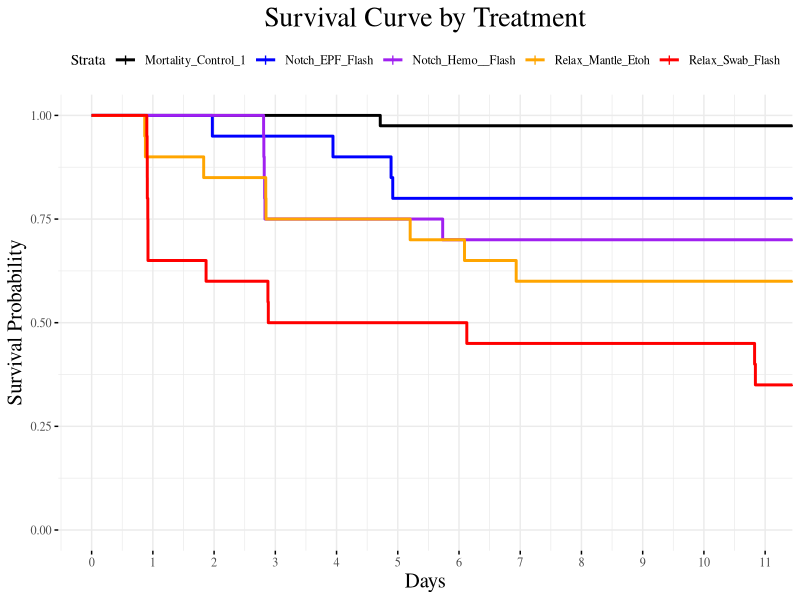
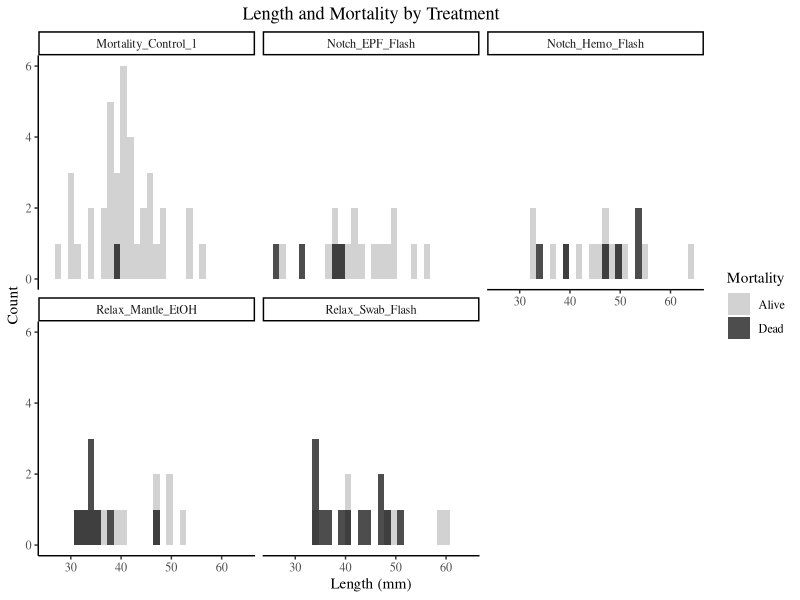
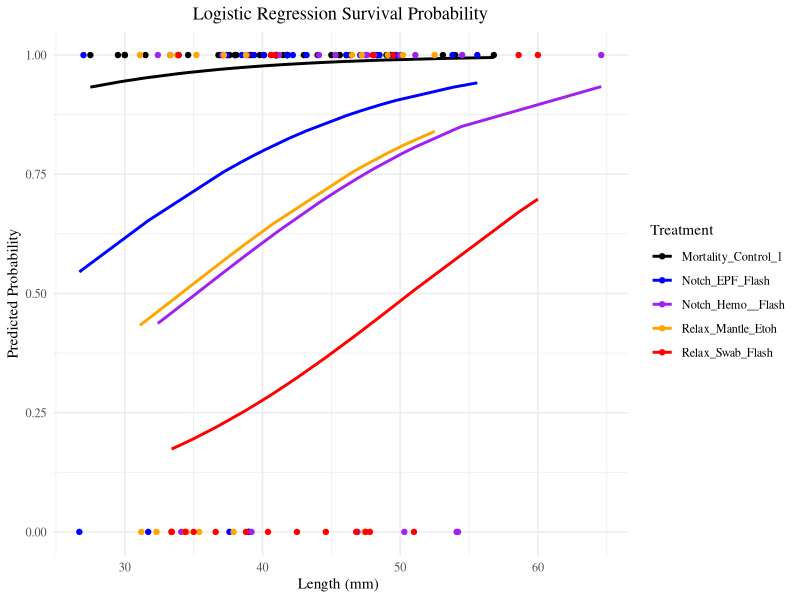
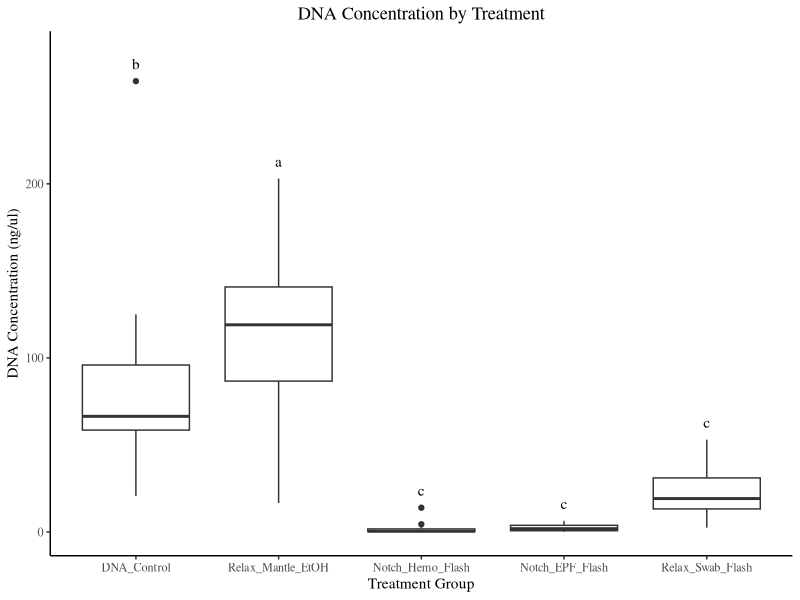
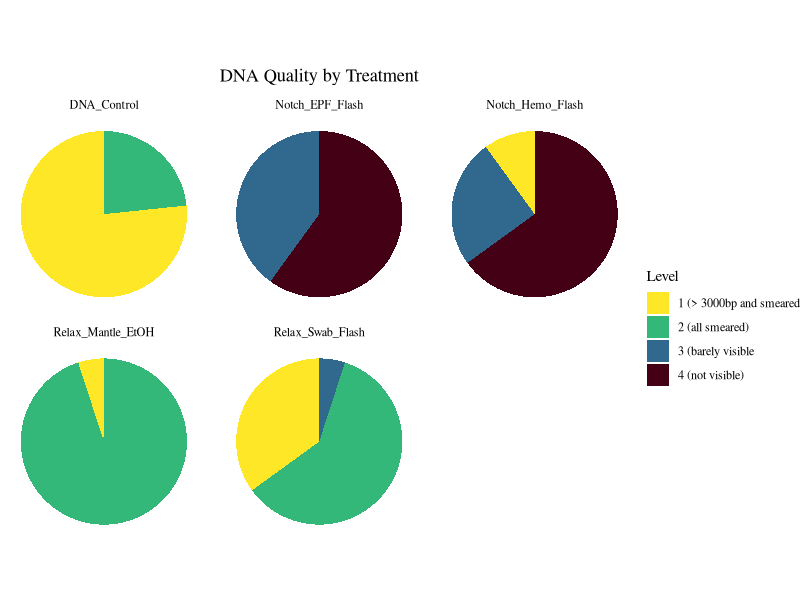
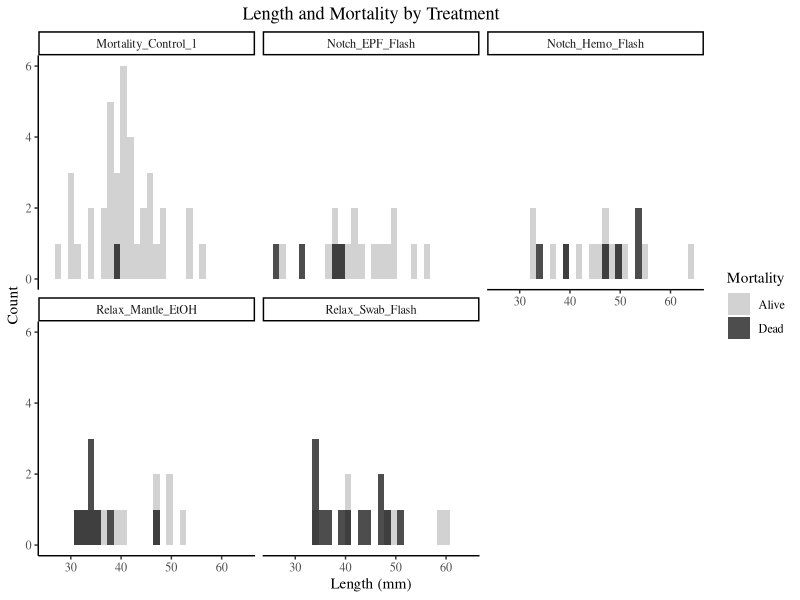
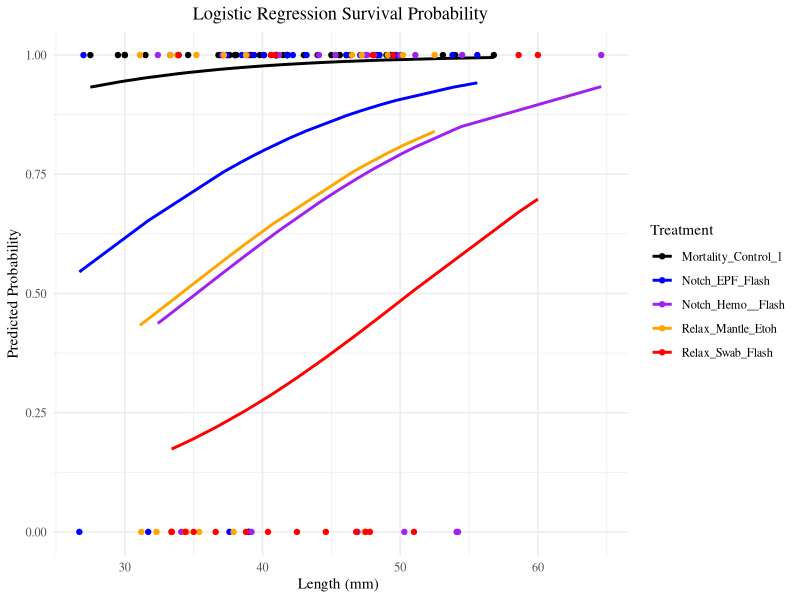
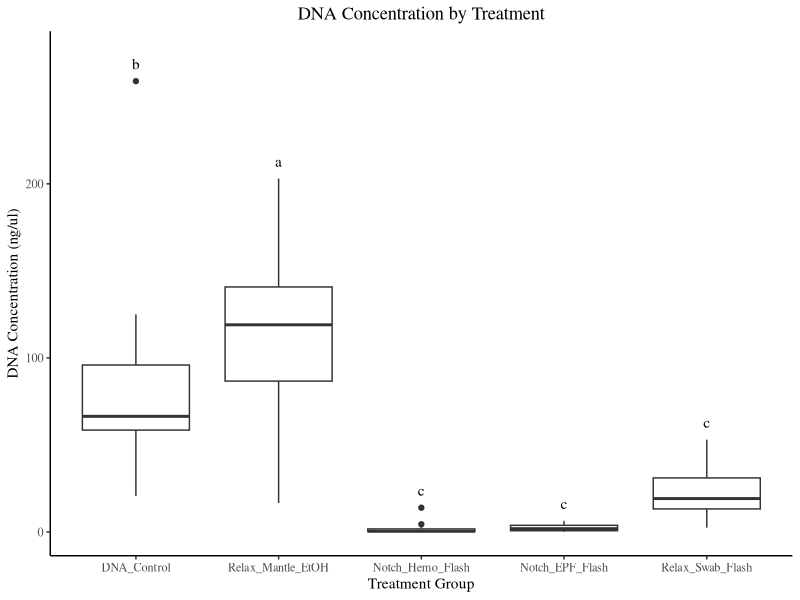

The R source for these figures, in order:
## ---- chunk 1
knitr::opts_chunk$set(echo = TRUE)
## ---- chunk 2

mortality_data = read.csv("mortality_data.csv")
dna_data = read.csv("dna_data.csv")
gel_pivot = read.csv("gel_scores.csv", header = TRUE, skip = 1)

library(survival)
library(ggridges)
library(tidyverse)
library(multcompView)
library(reshape2)
library(survminer)
## ---- chunk 3
mortality_data$Dead <- ifelse(mortality_data$Lifespan_days > 0, "Dead", "Alive")
mortality_data$Dead[is.na(mortality_data$Dead)] = "Alive"

mortality_data$Dead_bin <- ifelse(mortality_data$Dead == "Dead", 0 , 1)
## ---- chunk 4
alive_oysters = mortality_data[mortality_data$Dead == "Alive", ]
dead_oysters = mortality_data[mortality_data$Dead == "Dead", ]
## ---- chunk 5
### pivot table of deaths 
deadResultsTable <- aggregate(dead_oysters$Lifespan_days ~ dead_oysters$Overall_Trt, FUN = length)
colnames(deadResultsTable)<- c("Overall_Trt", "Dead")

### pivot table of deaths with no preservation 
deadResultsNoPresTable <- aggregate(dead_oysters$Lifespan_days ~ dead_oysters$Exterior_Trt
                                + dead_oysters$Tissue_Trt, FUN = length)
colnames(deadResultsNoPresTable)<- c("Exterior_Trt", "Tissue_Trt", "Dead")


### pivot table of treatment counts 
treatmentCount <- aggregate(mortality_data$Dead ~ mortality_data$Overall_Trt, FUN = length)

colnames(treatmentCount)<- c( "Overall_Trt", "Count")

percentSurvival <- (1 - deadResultsTable$Dead/ treatmentCount$Count) * 100
percentSurvival <- data.frame(treatment = c("Mortality_Control", "Notch_EPF_Flash",  "Notch_EPF_FTA", "Notch_Hemo_Flash", "Notch_Hemo_FTA", "Relax_Mantle_Etoh", "Relax_Swab_Flash"),  survival = percentSurvival)

## ---- chunk 6
mortality_data_nofta <- mortality_data[!mortality_data$Preserv_Trt == "FTAClassic", ]
## ---- chunk 7
sizeTrt<- aov(Length ~ Overall_Trt, data = mortality_data)
summary(sizeTrt)

TukeyHSD(sizeTrt)
## ---- chunk 8
aggregate(Length ~ Overall_Trt,  data = mortality_data, FUN = mean)
aggregate(Length ~ Overall_Trt,  data = mortality_data_nofta, FUN = mean)
## ---- chunk 9
binom.test(39, 40, 29/30)
## ---- chunk 10

### setting all the alive oysters to a lifespan longer than the experiment
mortality_data_nofta$Lifespan_days[is.na(mortality_data_nofta$Lifespan_days)] = 11.5

mort_day_subset <- mortality_data_nofta[, c("Lifespan_days", "Dead_bin", "Overall_Trt")]
mort_day_subset$Dead_bin <- as.numeric(as.character(mort_day_subset$Dead_bin))

## flip dead and alive for the Surv function
mort_day_subset$Dead_bin <- ifelse(mort_day_subset$Dead_bin == 1, 0, 1)

km_fit <- survfit(Surv(Lifespan_days, Dead_bin) ~ Overall_Trt, data = mort_day_subset)

summary(km_fit, time = c(1,2,3,4,5,6,7,8,9,10,11))
  
surv_plot <- ggsurvplot(km_fit, data = mort_day_subset, xlim =c(0,10.9), xlab = "Days", ylab = "Survival Probability", ggtheme = theme_minimal(), title = "Survival Curve by Treatment", conf.int = FALSE, break.time.by = 1 ) 

surv_plot$plot <- surv_plot$plot + theme(text=element_text(family="serif"), plot.title = element_text(hjust= 0.5, size = 20), axis.title = element_text(size = 15)) + 
  scale_color_manual(
    labels = c("Mortality_Control_1", "Notch_EPF_Flash", "Notch_Hemo__Flash", "Relax_Mantle_Etoh", "Relax_Swab_Flash"), 
    values = c("black", "blue", "purple", "orange", "red")
  )
print(surv_plot) 
## ---- chunk 11
ggplot(data = mortality_data_nofta, aes(x = Length, fill = Dead)) + 
  geom_histogram(position = "identity", alpha = 0.7, bins = 30) +
  scale_fill_manual(values = c("Alive" = "grey", "Dead" = "black")) + 
  facet_wrap(~ Overall_Trt, labeller = as_labeller(c(
    "RelaxEpsom_Swab_FlashFreeze" = "Relax_Swab_Flash",
    "RelaxEpsom_Mantle_Etoh" = "Relax_Mantle_EtOH",
    "Notch_Hemolymph_FlashFreeze" = "Notch_Hemo_Flash",
    "Notch_EPF_FlashFreeze" = "Notch_EPF_Flash",
    "Control_Control_Control" = "Mortality_Control_1"
  ))) +
  labs(
    x = "Length (mm)", 
    y = "Count", 
    fill = "Mortality", 
    title = "Length and Mortality by Treatment"
  ) +
  theme_classic() +
  theme(
    plot.title = element_text(hjust = 0.5),
    text = element_text(family = "serif")
  )

ggsave("fig_3_histograms.png", dpi = 300, width = 6, height = 4)

## ---- chunk 12

mortality_data_nofta$Overall_Trt <- factor(mortality_data_nofta$Overall_Trt)
mortality_data_nofta$Overall_Trt <- factor(mortality_data_nofta$Overall_Trt)

mort_glm <-glm(Dead_bin ~  Length + Overall_Trt, data = mortality_data_nofta, family = binomial ( link = "logit"))

summary(mort_glm)

mortality_data_nofta$Overall_Trt <- relevel(mortality_data_nofta$Overall_Trt, ref = "Control_Control_Control")

mortality_data_nofta$predicted_prob <- predict(mort_glm, type = "response")

ggplot(mortality_data_nofta, aes(x = Length, y = predicted_prob, color = Overall_Trt)) + 
  labs(x = "Length of Oyster", y = "Predicted Survival Probability", color = "Treatment") +
  geom_line(size = 1) + geom_point(aes(y = Dead_bin)) + 
  theme_minimal() +
  scale_color_manual(labels = c("Mortality_Control_1", "Notch_EPF_Flash", "Notch_Hemo__Flash", "Relax_Mantle_Etoh", "Relax_Swab_Flash"), 
                     values = c( "black","blue","purple", "orange", "red")) + 
  ggtitle("Logistic Regression Survival Probability") +  
    theme(plot.title = element_text(hjust= 0.5)) +
    theme(text=element_text(family="serif")) + labs(x = "Length (mm) ", y = "Predicted Probability")
ggsave("fig_4_mortality.pdf", width = 10, height = 7)


#subset(mortality_data_nofta, Overall_Trt == "Notch_Hemolymph_FlashFreeze", select =c("Length", "predicted_prob"))

## ---- chunk 13
new_lengths <- seq(0, 100, by = 1)
treatments <- unique(mortality_data_nofta$Overall_Trt)

for(trt in treatments) {
    pred_data <- data.frame(Overall_Trt = trt, Length = new_lengths)
    pred_surv <- predict(mort_glm, newdata = pred_data, type = "response")
    
    # First length where surv probability > 0.90
    first_high_pred <- which(pred_surv > 0.90)[1]
    
    if (!is.na(first_high_pred)) {
        first_length <- new_lengths[first_high_pred]
        first_survival <- pred_surv[first_high_pred]
    
        print(paste(trt,":","First length with survival > 0.90:", first_length, ", Survival:", round(first_survival, 2)))
        } 
    else {
      print(paste(trt))
      print("No lengths with survival probability > 0.90")
    }}
## ---- chunk 14
dna_publish <- dna_data[dna_data$publish == "TRUE", ]

dna_publish$Overall_Trt <- factor(dna_publish$Overall_Trt, levels =  c("Control_Control_Control", "RelaxEpsom_Mantle_Etoh", "Notch_Hemolymph_FlashFreeze", "Notch_EPF_FlashFreeze", "RelaxEpsom_Swab_FlashFreeze"))

dna_publish$dna_conc_ng_total <- as.numeric(dna_publish$dna_conc_ng_total)
dna_publish$dna_conc_ng_ul <- as.numeric(dna_publish$dna_conc_ng_ul)

dna_aov <- aov(dna_conc_ng_ul ~ Overall_Trt, data = dna_publish)
summary(dna_aov)

(tukey_res <- TukeyHSD(dna_aov))

(dna_letters <- multcompLetters4(dna_aov, tukey_res))

letters_df <- data.frame(Overall_Trt = names(dna_letters$`Overall_Trt`$Letters), 
                         Short_name = c("Relax_Mantle_Etoh", "DNA_Control", "Relax_Swab_Flash", "Notch_EPF_Flash", "Notch_Hemo_Flash"), 
                         Letters = dna_letters$`Overall_Trt`$Letters)

letters_df <- letters_df[c(2,1,5,4,3), ]

## ---- chunk 15

max_ng_ul_values <- aggregate(dna_conc_ng_ul~Overall_Trt, FUN = max, data = dna_publish)$'dna_conc_ng_ul'

ggplot(dna_publish, aes(x=Overall_Trt, y=dna_conc_ng_ul)) + 
  geom_boxplot() + 
  theme_classic() + 
  ylim(0, max(dna_publish$dna_conc_ng_ul) + 15) +
  ggtitle ("DNA Concentration by Treatment") + 
  theme(plot.title = element_text(hjust= 0.5)) +
  theme(text=element_text(family="serif")) +
  scale_x_discrete(labels = c("DNA_Control", "Relax_Mantle_EtOH", 
                              "Notch_Hemo_Flash", "Notch_EPF_Flash", 
                              "Relax_Swab_Flash")) + 
  labs(x = "Treatment Group", y = "DNA Concentration (ng/ul)") + 
  theme(text=element_text(family="serif")) + 
  geom_text(data = letters_df, aes(x = Overall_Trt, y = max_ng_ul_values + 10,  label = Letters), family = "serif")

ggsave("fig5_dna_conc_ng_ul_boxplot.png", dpi = 300, width = 6, height = 4)


##means for each group in ng_ul 
dna_data$dna_conc_ng_ul <- as.numeric(dna_data$dna_conc_ng_ul)
aggregate(dna_conc_ng_ul~Overall_Trt, FUN = mean, data = dna_data)


dna_publish$dna_conc_ng_ul <- as.numeric(dna_publish$dna_conc_ng_ul)
aggregate(dna_conc_ng_ul~Overall_Trt, FUN = mean, data = dna_publish)

## ---- chunk 16
# turning NAs into 0s
gel_pivot[is.na(gel_pivot)] <- 0

gel_nototals <- gel_pivot[-6, -6]

#do a fisher test instead of chi sq because some of the expected counts are less than 5
fisher.test(gel_nototals[, -1], simulate.p.value = TRUE, B = 100000)

## ---- chunk 17

gel_pivot$Overall_Trt[gel_pivot$Overall_Trt == "Control_Control_Control"] <- "DNA_Control"
gel_pivot$Overall_Trt[gel_pivot$Overall_Trt == "RelaxEpsom_Mantle_Etoh"] <- "Relax_Mantle_EtOH"
gel_pivot$Overall_Trt[gel_pivot$Overall_Trt == "RelaxEpsom_Swab_FlashFreeze"] <- "Relax_Swab_Flash"
gel_pivot$Overall_Trt[gel_pivot$Overall_Trt == "Notch_EPF_FlashFreeze"] <- "Notch_EPF_Flash"
gel_pivot$Overall_Trt[gel_pivot$Overall_Trt == "Notch_Hemolymph_FlashFreeze"] <- "Notch_Hemo_Flash"

gel_pivot[is.na(gel_pivot)] <- 0

gel_nototals <- gel_pivot[-6, -6]

gel_percent <- data.frame(matrix(ncol = 5, nrow = nrow(gel_nototals)))

for (i in 1:nrow(gel_nototals)) {
    gel_percent[i, 1] <- gel_pivot[i, 1]  # treatment name
    gel_percent[i, 2] <- gel_pivot[i, 2] / gel_pivot[i, 6]
    gel_percent[i, 3] <- gel_pivot[i, 3] / gel_pivot[i, 6]
    gel_percent[i, 4] <- gel_pivot[i, 4] / gel_pivot[i, 6]
    gel_percent[i, 5] <- gel_pivot[i, 5] / gel_pivot[i, 6]
}

gel_percent_long <- melt(gel_percent)
colnames(gel_percent_long) <- c("Treatment", "Level", "Value")
gel_percent_long_no_totals<- subset(gel_percent_long, Treatment != "Grand Total")

ggplot(gel_percent_long_no_totals, aes(x="", y=Value, fill=Level)) + 
  geom_bar(stat="identity", width=1) + 
  coord_polar("y", start=0) + 
  facet_wrap(~Treatment) + 
  theme_void() + 
  scale_fill_manual(labels = c("1 (> 3000bp and smeared", "2 (all smeared)", "3 (barely visible", "4 (not visible)"), 
                    values = c( "#Fee727","#33B879", "#30688e" ,"#440115")) +
  ggtitle ("DNA Quality by Treatment") + 
  theme(plot.title = element_text(hjust= 0.5, vjust = 0.75, margin = margin(t = 10, r = 10, b = 10, l = 10))) +
  theme(text=element_text(family="serif"))

ggsave("fig6_piecharts.png", dpi = 300, width = 6, height = 4)
